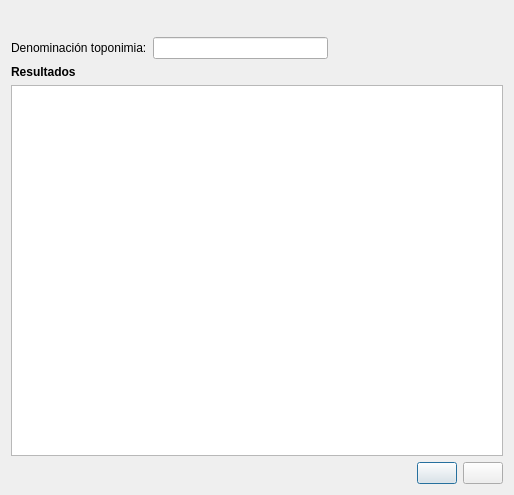
<?xml version="1.0" encoding="UTF-8"?>
<ui version="4.0">
 <class>SigCaceresDialogBase</class>
 <widget class="QDialog" name="SigCaceresDialogBase">
  <property name="geometry">
   <rect>
    <x>0</x>
    <y>0</y>
    <width>514</width>
    <height>495</height>
   </rect>
  </property>
  <property name="windowTitle">
   <string>Búsqueda Toponimia</string>
  </property>
  <layout class="QVBoxLayout" name="verticalLayout">
   <item>
    <layout class="QHBoxLayout" name="horizontalLayout">
     <item>
      <widget class="QLabel" name="label_iconsig">
       <property name="maximumSize">
        <size>
         <width>100</width>
         <height>50</height>
        </size>
       </property>
       <property name="text">
        <string/>
       </property>
       <property name="pixmap">
        <pixmap>../../iconos/logo-sig.png</pixmap>
       </property>
       <property name="scaledContents">
        <bool>true</bool>
       </property>
      </widget>
     </item>
     <item>
      <spacer name="horizontalSpacer">
       <property name="orientation">
        <enum>Qt::Horizontal</enum>
       </property>
       <property name="sizeHint" stdset="0">
        <size>
         <width>40</width>
         <height>20</height>
        </size>
       </property>
      </spacer>
     </item>
     <item>
      <widget class="QLabel" name="label_iconayto">
       <property name="maximumSize">
        <size>
         <width>130</width>
         <height>50</height>
        </size>
       </property>
       <property name="text">
        <string/>
       </property>
       <property name="pixmap">
        <pixmap>../../iconos/logo-ayto.png</pixmap>
       </property>
       <property name="scaledContents">
        <bool>true</bool>
       </property>
      </widget>
     </item>
    </layout>
   </item>
   <item>
    <layout class="QHBoxLayout" name="horizontalLayout_2">
     <item>
      <widget class="QLabel" name="label_3">
       <property name="text">
        <string>Denominación toponimia:</string>
       </property>
      </widget>
     </item>
     <item>
      <widget class="QLineEdit" name="lineEdit_toponimia">
       <property name="toolTip">
        <string>Nombre Toponimia</string>
       </property>
      </widget>
     </item>
     <item>
      <spacer name="horizontalSpacer_3">
       <property name="orientation">
        <enum>Qt::Horizontal</enum>
       </property>
       <property name="sizeHint" stdset="0">
        <size>
         <width>40</width>
         <height>20</height>
        </size>
       </property>
      </spacer>
     </item>
    </layout>
   </item>
   <item>
    <layout class="QVBoxLayout" name="verticalLayout_2">
     <item>
      <widget class="QLabel" name="label_4">
       <property name="font">
        <font>
         <weight>75</weight>
         <bold>true</bold>
        </font>
       </property>
       <property name="text">
        <string>Resultados</string>
       </property>
      </widget>
     </item>
     <item>
      <widget class="QTableWidget" name="tableWidget"/>
     </item>
    </layout>
   </item>
   <item>
    <layout class="QHBoxLayout" name="horizontalLayout_5">
     <property name="topMargin">
      <number>0</number>
     </property>
     <item>
      <spacer name="horizontalSpacer_2">
       <property name="orientation">
        <enum>Qt::Horizontal</enum>
       </property>
       <property name="sizeHint" stdset="0">
        <size>
         <width>40</width>
         <height>20</height>
        </size>
       </property>
      </spacer>
     </item>
     <item>
      <widget class="QPushButton" name="pushButton_zoom">
       <property name="toolTip">
        <string>Zoom </string>
       </property>
       <property name="text">
        <string/>
       </property>
       <property name="icon">
        <iconset>
         <normaloff>../../iconos/zoom.png</normaloff>../../iconos/zoom.png</iconset>
       </property>
       <property name="iconSize">
        <size>
         <width>30</width>
         <height>30</height>
        </size>
       </property>
      </widget>
     </item>
     <item>
      <widget class="QPushButton" name="pushButton_clean">
       <property name="toolTip">
        <string>Limpiar</string>
       </property>
       <property name="text">
        <string/>
       </property>
       <property name="icon">
        <iconset>
         <normaloff>../../iconos/clean.png</normaloff>../../iconos/clean.png</iconset>
       </property>
       <property name="iconSize">
        <size>
         <width>30</width>
         <height>30</height>
        </size>
       </property>
      </widget>
     </item>
    </layout>
   </item>
  </layout>
 </widget>
 <resources/>
 <connections/>
</ui>
